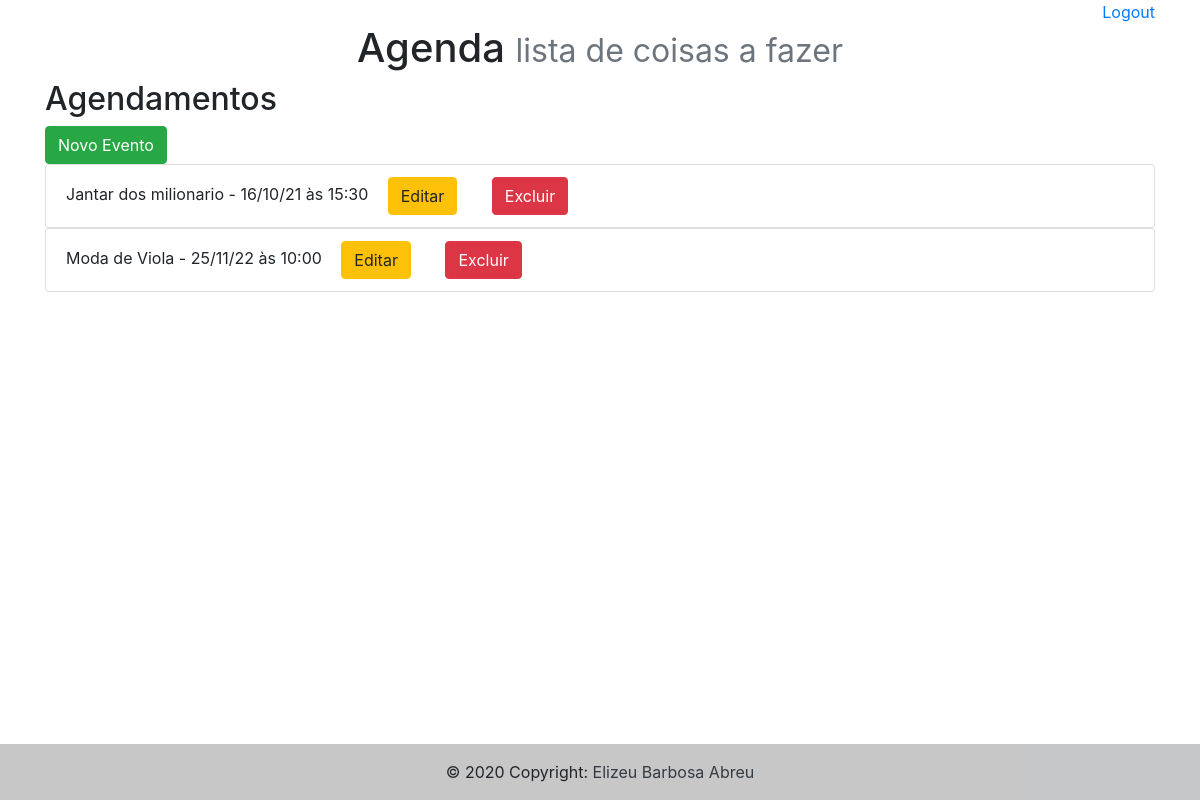
/agenda/ (signed in), run on an earlier commit of the app's database.
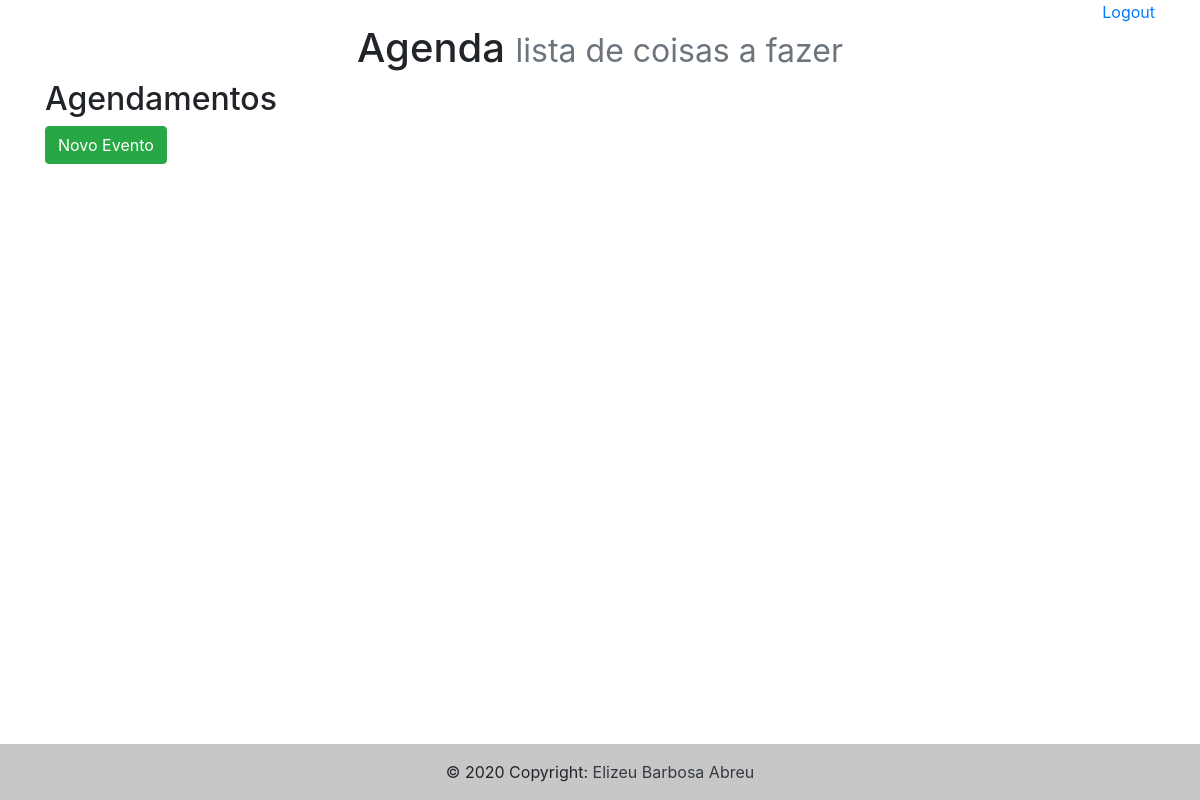
And on a later commit of the database.
### core/models.py (models this page shows, shortened)
class Evento(models.Model):
    titulo = models.CharField(max_length=100)
    descricao = models.TextField(blank=True, null=True)
    data_evento = models.DateTimeField(verbose_name='Data do Evento')
    data_criacao = models.DateTimeField(auto_now=True, verbose_name='Data de Registro do Evento')
    usuario = models.ForeignKey(User, on_delete=models.CASCADE)
    class Meta:
        db_table = 'evento'
    def get_data_evento(self):
        return self.data_evento.strftime('%d/%m/%y às %H:%M')
    def get_evento_atrasado(self):
        if self.data_evento < datetime.now():
            return True
        else:
            return False

### core/views.py (the view)
# urls.py: path('agenda/', views.lista_eventos),
@login_required(login_url='/login/')
def lista_eventos(request):
    usuario = request.user
    data_atual = datetime.now() - timedelta(hours=1)
    evento = Evento.objects.filter(usuario=usuario,
                                   data_evento__gt=data_atual)
    dados = {'eventos': evento}
    return render(request, 'agenda.html', dados)

### templates/agenda.html (shortened to what this page needs)
{% extends "model-page.html" %}
{% block content %}
    <h2>Agendamentos</h2>
    <a href="evento/">
        <button class="btn btn-success" type="button">Novo Evento</button>
    </a>
    <ul class="list-group">
    {% for evento in eventos %}
        <div style=>
            <li class="list-group-item">{{ evento.titulo }} - {{ evento.get_data_evento }}
            <span class="col-sm-offset-10 col-sm-1">
            <a class="btn btn-warning" href='evento/?id={{ evento.id }}'>Editar</a>
            </span>
            <span class="col-sm-1">
            <a class="btn btn-danger" href='evento/delete/{{ evento.id }}/'>Excluir</a>
            </span>
            </li>
        </div>
    {% endfor %}
    </ul>
 {% endblock %}

What changed in the data, as far as the page shows it:
no longer on this page (row edited): Evento: titulo "Jantar dos milionario", get_data_evento "16/10/21 às 15:30"
no longer on this page (row edited): Evento: titulo "Moda de Viola", get_data_evento "25/11/22 às 10:00"
